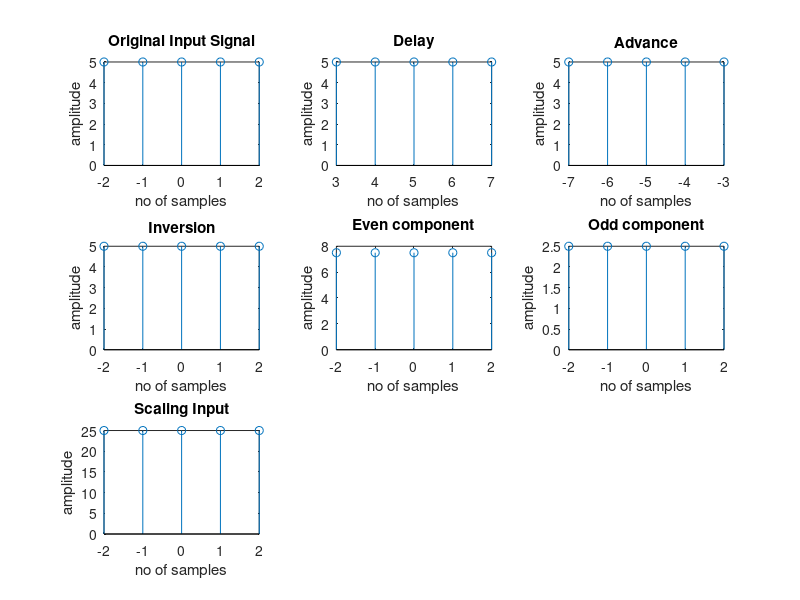

MATLAB code to generate this figure:
n=input('Enter number of samples: ');
for i=1:n
    y(i)=input('Enter number: ');
end

di=floor(n/2);
x=-di:di;
subplot(3,3,1);
stem(x,y);
xlabel('no of samples');
ylabel('amplitude');
title('Original Input Signal');

d=input('Enter delay value: ');
subplot(3,3,2);
x=-di+d:di+d;
stem(x,y);
xlabel('no of samples');
ylabel('amplitude');
title('Delay');

a=input('Enter advance value: ');
subplot(3,3,3);
x=-di-a:di-a;
stem(x,y);
xlabel('no of samples');
ylabel('amplitude');
title('Advance');

subplot(3,3,4);
d=floor(n/2);
x=-d:d;
y1=fliplr(y);
stem(x,y1);
xlabel('no of samples');
ylabel('amplitude');
title('Inversion');

subplot(3,3,5);
y2=y1+y/2;
stem(x,y2);
xlabel('no of samples');
ylabel('amplitude');
title('Even component');

subplot(3,3,6);
y2=y-y1/2;
stem(x,y2);
xlabel('no of samples');
ylabel('amplitude');
title('Odd component');

sc= input('Enter scaling factor: ');
subplot(3,3,7);
y2=y*sc;
stem(x,y2);
xlabel('no of samples');
ylabel('amplitude');
title('Scaling Input');




